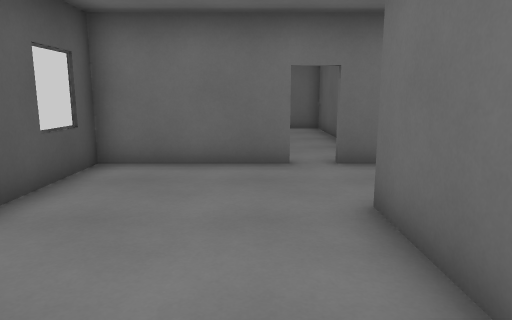
view 1 (above)

16 first-person views from a walk through a 3-D level made in the Godot game engine. The camera is 1.4 m above the floor, tilts 10° down and sees 70° across. The floor is counted in squares, 1 m on a side. Each view is taken from the middle of a square. On the plan, view 1 faces up. The plan holds only what a view shows up to about 16 squares ahead; the rest is blank. The place goes on beyond the plan.

view 2
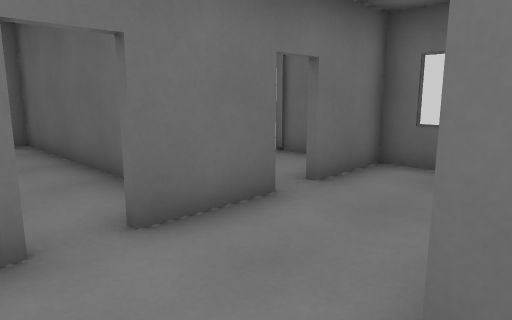

view 3
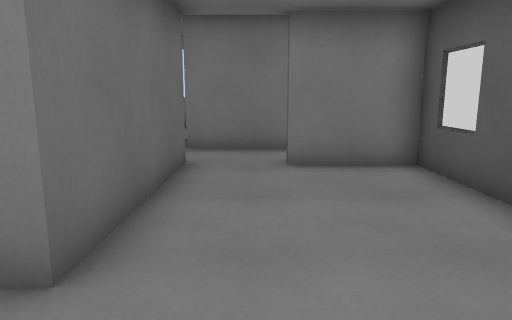

view 4
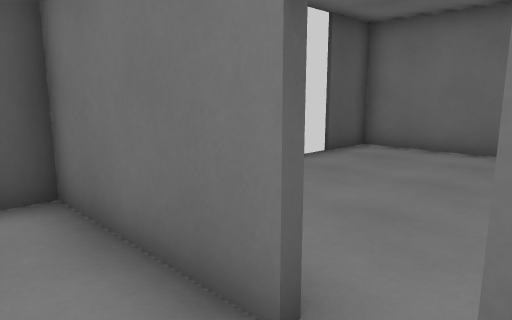

view 5
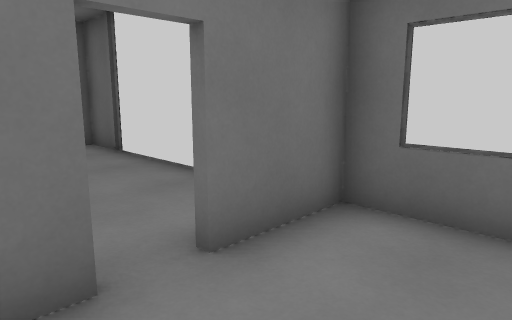

view 6
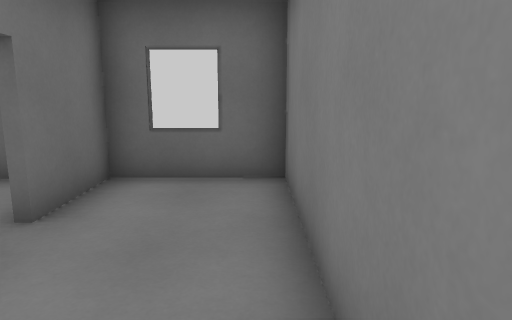

view 7
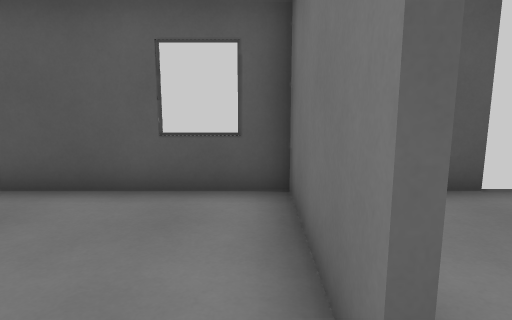

view 8
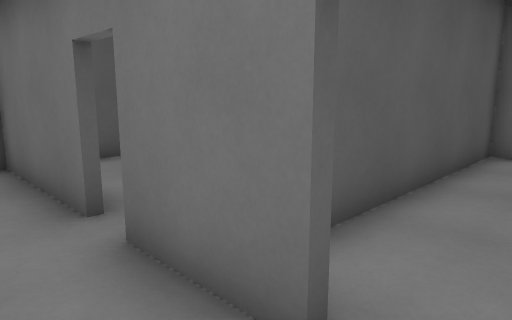

view 9
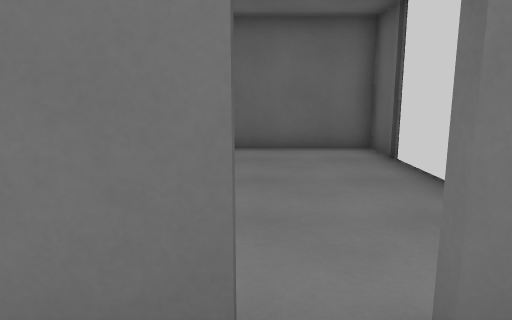

view 10
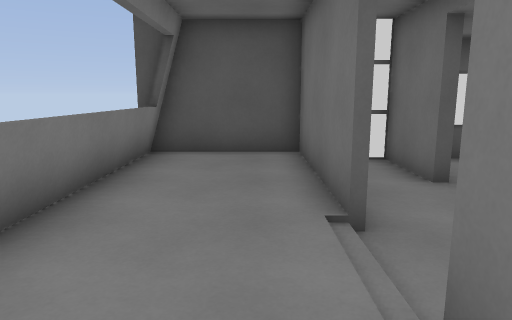

view 11
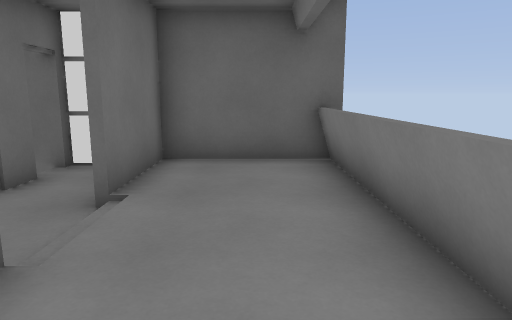

view 12
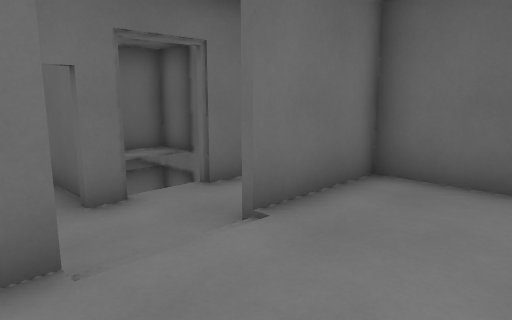

view 13
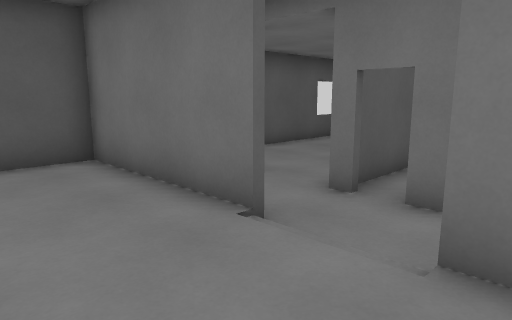

view 14
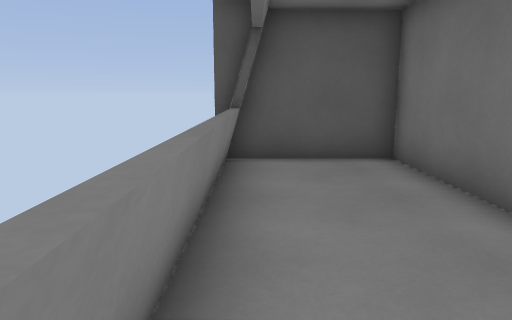

view 15
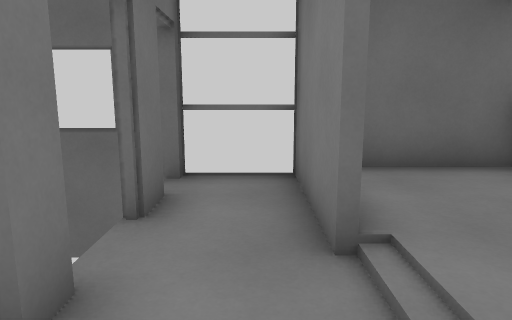

view 16
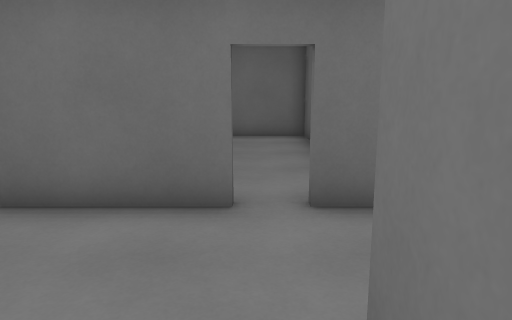

### Floor plan
Key: @ floor where view 1 was taken; # wall or solid block; x gap in a wall; . main floor; : floor 0.25 m higher than the main floor; / step, stairs or slope; = window, fence, low wall or low ledge.
Columns run from 4 left of view 1 to 8 right of it. Each row starts with its distance up from view 1.
 16 #########
 15 #......#####
 14 #......#...#
 13 #......#...#
 12 #......#...#
 11 #......#...#
 10 #......#...#
  9 #......#...#
  8 #####.##xx##
  7 #..........#
  6 #..........#
  5 #..........#
  4 #.....######
  3 #.....#
  2 #.....#
  1 #.....##
  0 #...@.#######
 -1 ####........#
 -2  #..........#
 -3  #####///####
 -4  #:::::::::#
 -5  #:::::::::#
 -6  #:::::::::#
 -7  #=========#

Positions as (right, up) in squares from view 1, and headings:
1: (0, 0), facing up
2: (0, 4), facing up-right
3: (0, 7), facing down
4: (2, 6), facing up-left
5: (3, 5), facing up-right
6: (1, 5), facing right
7: (2, 7), facing left
8: (5, 6), facing up-left
9: (4, 6), facing up
10: (6, -4), facing left
11: (-1, -5), facing right
12: (1, -6), facing up-right
13: (5, -6), facing up-left
14: (5, -6), facing left
15: (1, -2), facing right
16: (1, 3), facing up
